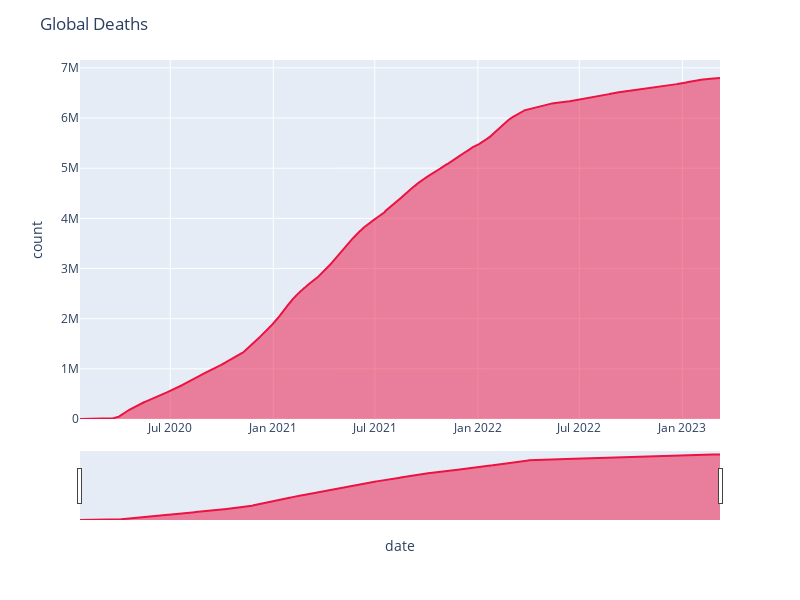

The code cell stored with this chart in its notebook:
### Code cell
# Global death count
graph_area_global("deaths", "#ec1342", "Global Deaths")

### Figure 1 — Plotly figure (JSON) as saved in the notebook; plotly's stock layout.template omitted (floating-point values rounded to 4 significant figures; data arrays with more than 128 entries replaced by an {"elided": "..."} marker saying what was removed)
{"data": [{"fillpattern": {"shape": ""}, "hovertemplate": "date=%{x}<br>deaths=%{y}<extra></extra>", "legendgroup": "", "line": {"color": "#ec1342"}, "marker": {"symbol": "circle"}, "mode": "lines", "name": "", "orientation": "v", "showlegend": false, "stackgroup": "1", "type": "scatter", "x": {"elided": "1143 str values"}, "xaxis": "x", "y": {"elided": "1143 int values"}, "yaxis": "y"}], "layout": {"height": 600, "legend": {"tracegroupgap": 0}, "margin": {"t": 60}, "title": {"text": "Global Deaths"}, "width": 800, "xaxis": {"anchor": "y", "autorange": true, "domain": [0, 1], "range": ["2020-01-22", "2023-03-09"], "rangeslider": {"autorange": true, "range": ["2020-01-22", "2023-03-09"], "visible": true, "yaxis": {"_template": null, "rangemode": "match"}}, "title": {"text": "date"}, "type": "date"}, "yaxis": {"anchor": "x", "autorange": true, "domain": [0, 1], "range": [0, 7157000.0], "title": {"text": "count"}, "type": "linear"}}}
